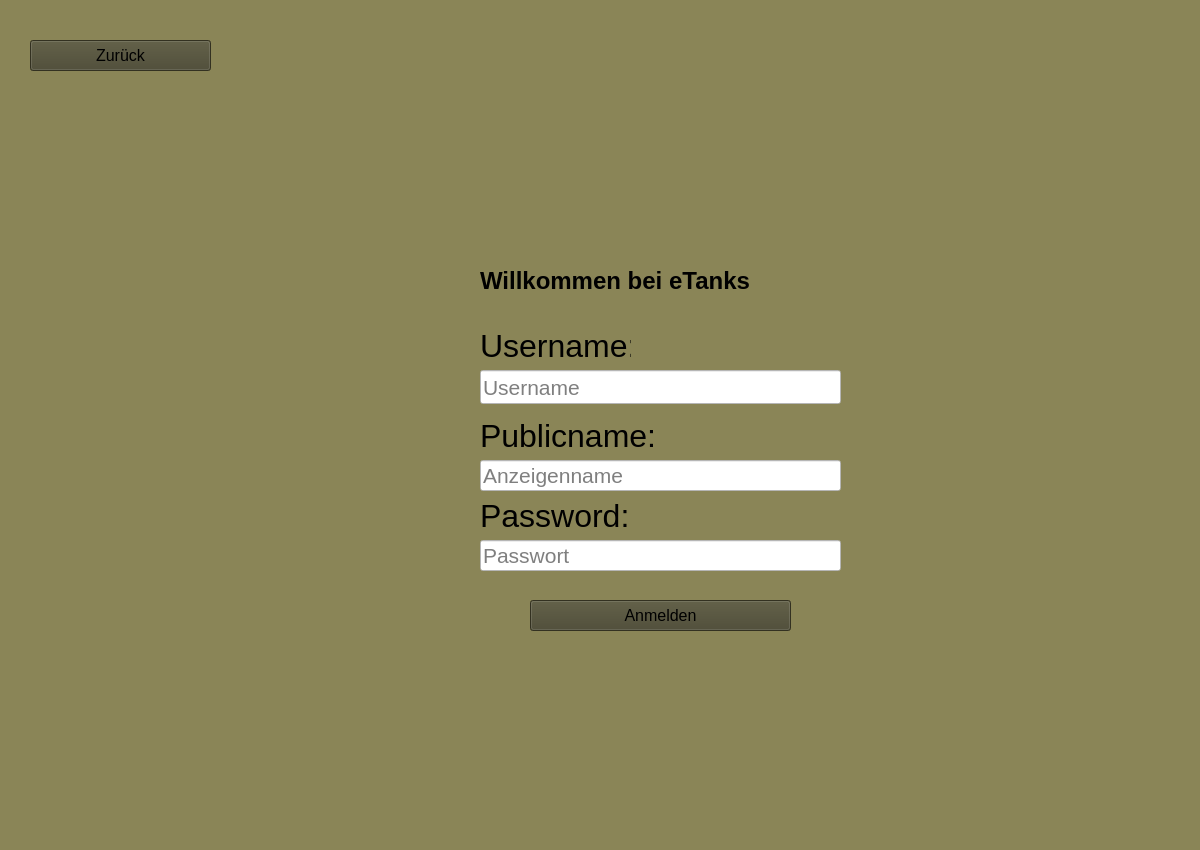
<?xml version="1.0" encoding="UTF-8"?>
<ui version="4.0">
 <class>reisterUserView</class>
 <widget class="QWidget" name="reisterUserView">
  <property name="geometry">
   <rect>
    <x>0</x>
    <y>0</y>
    <width>1200</width>
    <height>850</height>
   </rect>
  </property>
  <property name="styleSheet">
   <string notr="true">background: #8A8557;</string>
  </property>
  <widget class="QLineEdit" name="publicNameField">
   <property name="geometry">
    <rect>
     <x>480</x>
     <y>460</y>
     <width>361</width>
     <height>31</height>
    </rect>
   </property>
   <property name="sizePolicy">
    <sizepolicy hsizetype="Fixed" vsizetype="Fixed">
     <horstretch>0</horstretch>
     <verstretch>0</verstretch>
    </sizepolicy>
   </property>
   <property name="font">
    <font>
     <pointsize>16</pointsize>
    </font>
   </property>
   <property name="styleSheet">
    <string notr="true">background: white;
    </string>
   </property>
   <property name="text">
    <string/>
   </property>
   <property name="placeholderText">
    <string>Anzeigenname</string>
   </property>
  </widget>
  <widget class="QPushButton" name="registerUserButton">
   <property name="geometry">
    <rect>
     <x>530</x>
     <y>600</y>
     <width>261</width>
     <height>31</height>
    </rect>
   </property>
   <property name="sizePolicy">
    <sizepolicy hsizetype="Fixed" vsizetype="Fixed">
     <horstretch>0</horstretch>
     <verstretch>0</verstretch>
    </sizepolicy>
   </property>
   <property name="font">
    <font>
     <pointsize>12</pointsize>
    </font>
   </property>
   <property name="styleSheet">
    <string notr="true">background-color: #47452E;
     text-fill:#111111;
     border-color: #111111;
     border-width: 2;
     pref-width:200;
     pref-height: 30;
</string>
   </property>
   <property name="text">
    <string>Anmelden</string>
   </property>
   <property name="autoDefault">
    <bool>false</bool>
   </property>
  </widget>
  <widget class="QLineEdit" name="usernameTextfield">
   <property name="geometry">
    <rect>
     <x>480</x>
     <y>370</y>
     <width>361</width>
     <height>34</height>
    </rect>
   </property>
   <property name="sizePolicy">
    <sizepolicy hsizetype="Fixed" vsizetype="Fixed">
     <horstretch>0</horstretch>
     <verstretch>0</verstretch>
    </sizepolicy>
   </property>
   <property name="font">
    <font>
     <pointsize>16</pointsize>
    </font>
   </property>
   <property name="styleSheet">
    <string notr="true">background: white;
    </string>
   </property>
   <property name="placeholderText">
    <string>Username</string>
   </property>
  </widget>
  <widget class="QLabel" name="label">
   <property name="geometry">
    <rect>
     <x>480</x>
     <y>260</y>
     <width>321</width>
     <height>41</height>
    </rect>
   </property>
   <property name="font">
    <font>
     <pointsize>18</pointsize>
     <bold>true</bold>
    </font>
   </property>
   <property name="text">
    <string>Willkommen bei eTanks</string>
   </property>
  </widget>
  <widget class="QLabel" name="label_2">
   <property name="geometry">
    <rect>
     <x>480</x>
     <y>330</y>
     <width>151</width>
     <height>31</height>
    </rect>
   </property>
   <property name="font">
    <font>
     <pointsize>24</pointsize>
     <bold>false</bold>
    </font>
   </property>
   <property name="text">
    <string>Username:</string>
   </property>
  </widget>
  <widget class="QLabel" name="label_3">
   <property name="geometry">
    <rect>
     <x>480</x>
     <y>420</y>
     <width>201</width>
     <height>31</height>
    </rect>
   </property>
   <property name="font">
    <font>
     <pointsize>24</pointsize>
     <bold>false</bold>
    </font>
   </property>
   <property name="text">
    <string>Publicname:</string>
   </property>
  </widget>
  <widget class="QLabel" name="label_4">
   <property name="geometry">
    <rect>
     <x>480</x>
     <y>500</y>
     <width>201</width>
     <height>31</height>
    </rect>
   </property>
   <property name="font">
    <font>
     <pointsize>24</pointsize>
     <bold>false</bold>
    </font>
   </property>
   <property name="text">
    <string>Password:</string>
   </property>
  </widget>
  <widget class="QLineEdit" name="passwortField">
   <property name="geometry">
    <rect>
     <x>480</x>
     <y>540</y>
     <width>361</width>
     <height>31</height>
    </rect>
   </property>
   <property name="sizePolicy">
    <sizepolicy hsizetype="Fixed" vsizetype="Fixed">
     <horstretch>0</horstretch>
     <verstretch>0</verstretch>
    </sizepolicy>
   </property>
   <property name="font">
    <font>
     <pointsize>16</pointsize>
    </font>
   </property>
   <property name="styleSheet">
    <string notr="true">background: white;
    </string>
   </property>
   <property name="placeholderText">
    <string>Passwort</string>
   </property>
  </widget>
  <widget class="QPushButton" name="backToLoginBtn">
   <property name="geometry">
    <rect>
     <x>30</x>
     <y>40</y>
     <width>181</width>
     <height>31</height>
    </rect>
   </property>
   <property name="sizePolicy">
    <sizepolicy hsizetype="Fixed" vsizetype="Fixed">
     <horstretch>0</horstretch>
     <verstretch>0</verstretch>
    </sizepolicy>
   </property>
   <property name="font">
    <font>
     <pointsize>12</pointsize>
    </font>
   </property>
   <property name="styleSheet">
    <string notr="true">background-color: #47452E;
     text-fill:#111111;
     border-color: #111111;
     border-width: 2;
     pref-width:200;
     pref-height: 30;
</string>
   </property>
   <property name="text">
    <string>Zurück</string>
   </property>
   <property name="autoDefault">
    <bool>false</bool>
   </property>
  </widget>
 </widget>
 <resources/>
 <connections/>
</ui>
